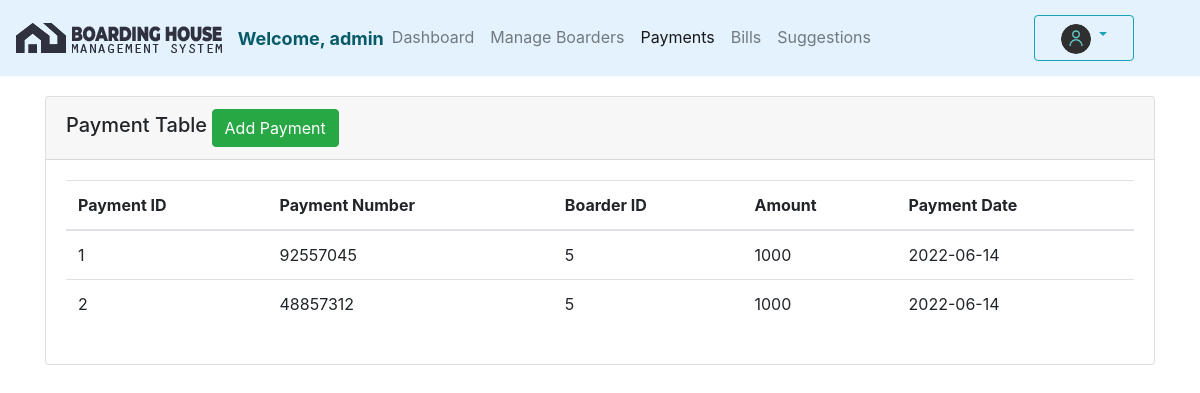
The page /Admin/payments.php (signed in) on the database its author committed.
### tables this page shows
CREATE TABLE `payments` (
  `payment_id` int(100) NOT NULL,
  `payment_number` int(100) NOT NULL,
  `boarder_id` int(100) NOT NULL,
  `amount` int(100) NOT NULL,
  `payment_date` varchar(255) DEFAULT NULL
);

### Admin/payments.php (the view, shortened to what this page needs)
<?php
    include("../config.php");
    $user_check=$_SESSION['access'];
    $sql="SELECT * FROM admin WHERE username='$user_check'";
    $stmt=$conn->query($sql);
    $row=$stmt->fetch(PDO::FETCH_ASSOC);
    $login_user=$row['username'];
?>
<!DOCTYPE html>
<html lang="en">
<head>
    <link rel="stylesheet" href="../bootstrap/css/bootstrap.css">
    <link rel="stylesheet" href="../fontawesome/css/all.css">
</head>
<body>
    <nav class="navbar navbar-expand-lg navbar-light" style="background-color: #e3f2fd;">
        <a class="navbar-brand" href="#">
            <img src="../Assets/logo/main-logo.png" class="d-inline-block align-top" alt="">
            <img src="../Assets/logo/main-logo-text.png" class="d-inline-block align-top" alt="">
        </a>
        <div class="collapse navbar-collapse" id="navbarSupportedContent">
            <ul class="navbar-nav mr-auto">
                <li class="nav-item">
					<span class="navbar-text" style="font-weight: bold; color:#075b68; font-size: 18px;">Welcome, <?php echo $login_user ?></span>
				</li>
                <li class="nav-item">
                    <a class="nav-link" href="dashboard.php">Dashboard</a>
                </li>
                <li class="nav-item">
                    <a class="nav-link" href="manageBoarders.php">Manage Boarders</a>
                </li>
                 <li class="nav-item active">
                    <a class="nav-link" href="payments.php">Payments</a>
                </li>
                 <li class="nav-item">
                    <a class="nav-link" href="bills.php">Bills</a>
                </li>
                <?php
                    $sql="SELECT * FROM suggestions WHERE status='unread'";
                    $stmt=$conn->query($sql);
                    $num=$stmt->rowCount();
                ?>
                <li class="nav-item">
                    <a class="nav-link" href="suggestions.php">Suggestions <?php if($num>0) echo "<span class='badge badge-danger'>$num</span>" ?></a>
                </li>
            </ul>
            <div class="dropdown" style="padding-right: 50px">
                <button type="button" class="btn btn-outline-info dropdown-toggle" data-toggle="dropdown" aria-haspopup="true" aria-expanded="false" style="width: 100px">
                    <span class="navbar-text" style="font-size: 15px; padding:0">
                    <img src="../Assets/logo/user.png" width="30" height="30" class="d-inline-block align-top" alt="" style="border-radius: 50%">
                    </span>
                </button>
			</div>
        </div>
        </nav>
        <div class="container" style="margin-top: 20px;">
        <div class="card">
            <div class="card-header">
                <h5 class="d-inline">Payment Table</h5>
                <span><button class="btn btn-success" data-toggle="modal" data-target="#addPaymentModal">Add Payment</button></span>
            </div>
            <div class="card-body">
                <table class="table table-hover">
                    <thead>
                        <tr>
                            <th>Payment ID</th>
                            <th>Payment Number</th>
                            <th>Boarder ID</th>
                            <th>Amount</th>
                            <th>Payment Date</th>
                        </tr>
                    </thead>
                    <tbody>
                        <?php
                            $sql="SELECT * FROM payments";
                            $stmt=$conn->query($sql);
                            while($row=$stmt->fetch(PDO::FETCH_ASSOC)){
                        ?>
                        <tr>
                            <td><?php echo $row['payment_id']; ?></td>
                            <td><?php echo $row['payment_number']; ?></td>
                            <td><?php echo $row['boarder_id']; ?></td>
                            <td><?php echo $row['amount']; ?></td>
                            <td><?php echo $row['payment_date']; ?></td>
                        </tr>
                        <?php } ?>
                    </tbody>
                </table>
            </div>
        </div>
    </div>
</body>
</html>

### rows shown on the page
payments: payment_id "1", payment_number "92557045", boarder "5", amount "1000", payment_date "2022-06-14"
payments: payment_id "2", payment_number "48857312", boarder "5", amount "1000", payment_date "2022-06-14"

### other values the page prints
$login_user "admin"
